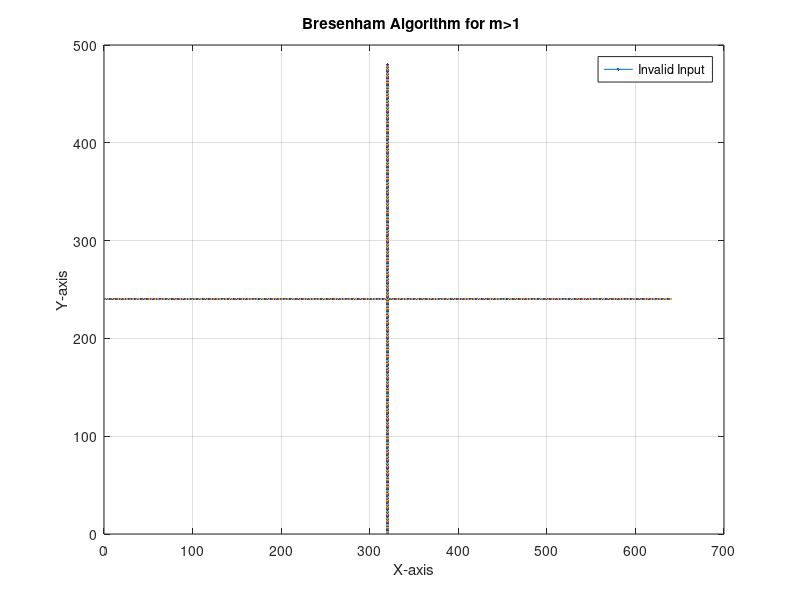

This chart was generated by the following MATLAB code:
%02-Draw a line using Breshenhams line drawing algorithm for |m|>1

xmax=640;
ymax=480;
x1=input('Enter a value for x1: ');
y1=input('Enter a value for y1: ');
x2=input('Enter a value for x2: ');
y2=input('Enter a value for y2: ');
for i=1:640
    x=i;
    y=ymax/2;
    plot(x,y);
hold on;
end
for i=1:480
    y=i;
    x=xmax/2;
    plot(x,y);
hold on;
end
title('Bresenham Algorithm for m>1 ');
xlabel("X-axis")
ylabel("Y-axis")
%calculate the difference x-axis and y-axis
dx=abs(x2-x1);
dy=abs(y2-y1);
if(dx<dy)
    if(x1>x2)
        x=x2;
        y=y2;
        xend=x1;
    else
        x=x1;
        y=y1;
        xend=x2;
     end
 %decision parameter
 p=2*dx-dy;
 while(x<=xend)
     y=y+1;
  if p<0
     p=p+2*dx;
  else
     x=x+1;
     p=p+2*(dx-dy);
  end
  plot(320+x,240+y,"k.");
  hold on;
 end
else
legend(sprintf('Invalid Input'));
end
grid on;
